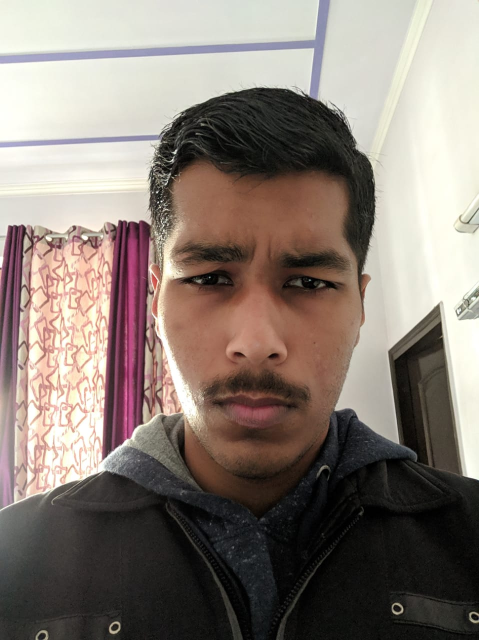
#> input picture angry-pg.jpg, 958 x 1280 px (shown at 1/2 size)
$ python -i extract_faces_and_save.py   (imports and definitions only)   (older library calls are emulated)
#> lines starting #> are read from the running program, lines starting #| are printed output that depends on the picture
#!/usr/bin/env python3
# -*- coding: utf-8 -*-
"""
Created on Sat Dec 22 20:20:12 2018

This file is to be executed to extract only faces from the dataset and save them in a different directory.
The images for a particular class will be stored in a single folder.

@author: myidispg
"""

import os
import cv2
import gc
import matplotlib.pyplot as plt

data_dir_base = '../Emotion-Dataset/cohn-kanade-images/'
emotion_dir = '../Emotion-Dataset/Emotion/'

# Get a list of all the subject directories in the dataset folder.
# [1 line that did not run here, left out]

# All the subfolders in the directories for each subject
sub_folders_dict = {}
# [9 lines not run here, left out]

# A function to take an image and return only the face from it.
casc_directory = 'face-cascades/'
def find_face(image_path):
    # Create the haar cascade
#> called with image_path = 'angry-pg.jpg'
    faceCascade1 = cv2.CascadeClassifier(os.path.join(casc_directory, 'haarcascade_frontalface_alt.xml'))
    faceCascade2 = cv2.CascadeClassifier(os.path.join(casc_directory, 'haarcascade_frontalface_alt2.xml'))
    faceCascade3 = cv2.CascadeClassifier(os.path.join(casc_directory, 'haarcascade_frontalface_alt_tree.xml'))
    faceCascade4 = cv2.CascadeClassifier(os.path.join(casc_directory, 'haarcascade_frontalface_default.xml'))
    # Read the image
    image = cv2.imread(image_path)
#> image is the input picture: shape (1280, 958, 3); mean B, G, R 116.7, 124.5, 136
    gray = cv2.cvtColor(image, cv2.COLOR_BGR2GRAY)
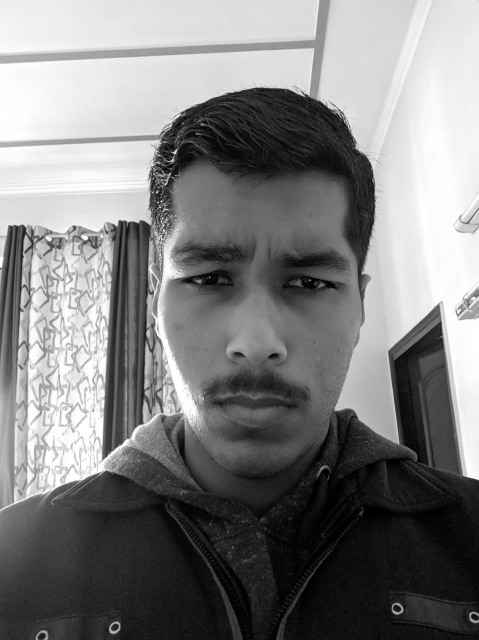
#> gray: shape (1280, 958) (shown at 1/2 size); min 0, max 255, mean 127.1
    # Detect faces in the image using 4 different classifiers
    faces1 = faceCascade1.detectMultiScale(
                gray,
                scaleFactor=1.2,
                minNeighbors=5
                )
#> faces1 = [[241, 352, 550, 550]]
    faces2 = faceCascade2.detectMultiScale(
                gray,
                scaleFactor=1.2,
                minNeighbors=5
                )
#> faces2 = [[244, 358, 546, 546]]
    faces3 = faceCascade3.detectMultiScale(
                gray,
                scaleFactor=1.2 ,
                minNeighbors=5
                )
#> faces3 = ()
    faces4 = faceCascade4.detectMultiScale(
                gray,
                scaleFactor=1.2,
                minNeighbors=5
                )
#> faces4 = [[245, 366, 541, 541]]

    # Go over the detected faces of all the classifiers and select one.
    if len(faces1) == 1:
        faces = faces1
#> faces = [[241, 352, 550, 550]]
    elif len(faces2) == 1:
        faces = faces2
    elif len(faces3) == 1:
        faces = faces3
    elif len(faces4) == 1:
        faces = faces4
    else:
        print('No faces found')

    # Return new image
    for (x, y, w, h) in faces:
        new_image = gray[y:y+h+20, x:x+w+20]
#> this loop made 1 pass
#> pass 1, in find_face, `new_image = gray[y:y+h+20, x:x+w+20]`:
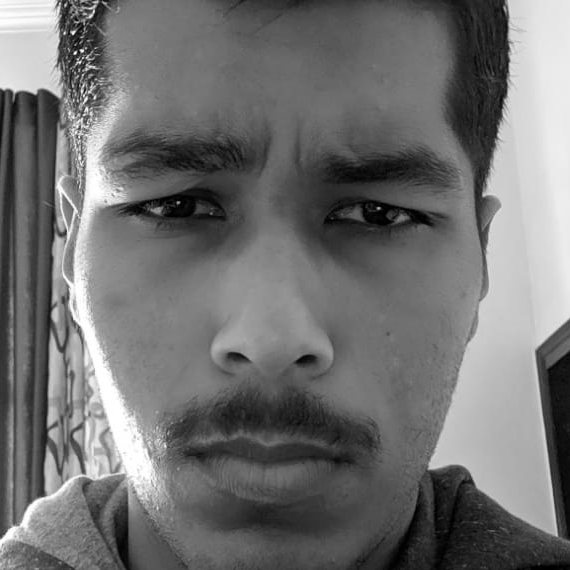
#> new_image: shape (570, 570); min 0, max 255, mean 112.9

    return new_image

# Go over all images, extract faces and save them

face_directory = '../faces-data-new/' # Root directory where the faces will be saved.

# adictionary which will serve as a counter for image names while saving them.
count_dictionary = {
        '1': 0000,
        '2': 0000,
        '3': 0000,
        '4': 0000,
        '5': 0000,
        '6': 0000,
        '7': 0000
        }

# The prefix is supposed to make the file name of format 00000.png
def get_file_prefix(count):
    if count/10 < 1:
        return '0000'
    elif count/100 < 1:
        return '000'
    elif count/1000 < 1:
        return '00'
    elif count/10000 < 1:
        return '0'

# A function to get the emotion category from the Emotions folder
def find_emotion_category(path):
    # This check is made because sometimes, emotion label directory is non existent.
    if os.path.isdir(path):
        file_in_dir = os.listdir(path)
        # This check is made to find if the emotion label is present.
        if len(file_in_dir) == 0:
            return None
        else:
            with open(os.path.join(path, file_in_dir[0]), 'r') as file:
                data = file.read()
                data = data.split('.')[0].strip()
                return data
    return None

# [1 line that did not run here, left out]


# loop over all the images in dataset and save to another folder with its sub folders acting as categories.
# [24 lines not run here, left out]

total = 0

# [7 lines not run here, left out]

# Now to get a count of all the images in all the created directories.
# [1 line that did not run here, left out]
count_images = {
        '1': 0000,
        '2': 0000,
        '3': 0000,
        '4': 0000,
        '5': 0000,
        '6': 0000,
        '7': 0000
        }

# [2 lines not run here, left out]

# Plotting the number of image samples in each folder
plot_x = []
plot_y = []
# [11 lines not run here, left out]

# Load all images, convert to grayscale and resize to 192x192. Also normalize values to be between 0 and 1

# [1 line that did not run here, left out]

all_images = {}

# [11 lines not run here, left out]

>>> result = find_face('angry-pg.jpg')

$ run again, on surprise-pg.jpg
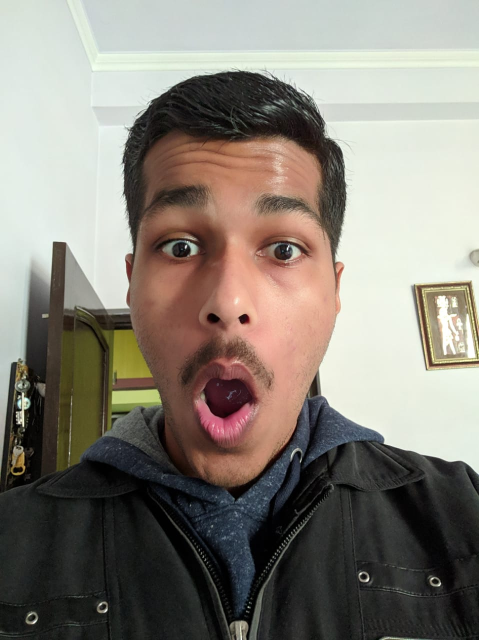
#> input picture surprise-pg.jpg, 958 x 1280 px (shown at 1/2 size)
#> in find_face, image is the input picture: shape (1280, 958, 3); mean B, G, R 120, 129.1, 135
#> in find_face, `gray = cv2.cvtColor(image, cv2.COLOR_BGR2GRAY)`:
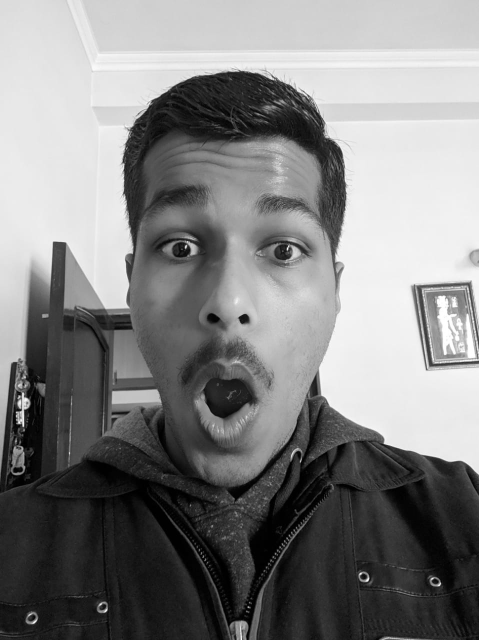
#> gray: shape (1280, 958) (shown at 1/2 size); min 0, max 255, mean 129.8
#> faces1 = [[376, 578, 172, 172], [181, 272, 568, 568]]
#> faces2 = [[367, 571, 188, 188], [203, 283, 553, 553]]
#> faces3 = ()
#> faces4 = [[190, 284, 555, 555]]
#> the loop in find_face, `for (x, y, w, h) in faces:` made 1 pass
#> pass 1, in find_face, `new_image = gray[y:y+h+20, x:x+w+20]`:
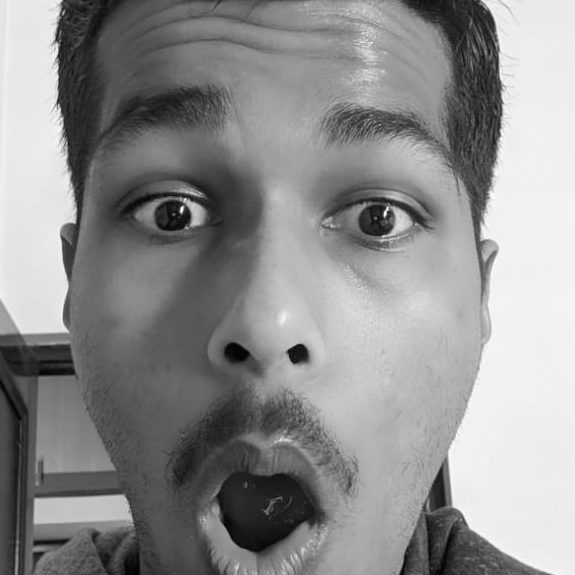
#> new_image: shape (575, 575); min 1, max 255, mean 142.7

$ run again, on test.jpg
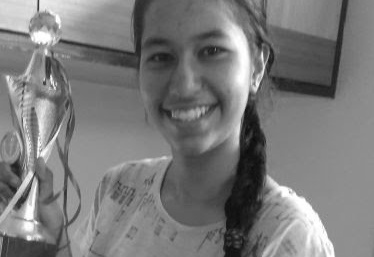
#> input picture test.jpg, 374 x 257 px
#> in find_face, image is the input picture: shape (257, 374, 3); min 10, max 255, mean 122.2
#> faces1 = [[120, 6, 134, 134]]
#> faces2 = [[121, 6, 134, 134]]
#> faces3 = ()
#> faces4 = [[122, 7, 128, 128]]
#> faces = [[120, 6, 134, 134]]
#> the loop in find_face, `for (x, y, w, h) in faces:` made 1 pass
#> pass 1, in find_face, `new_image = gray[y:y+h+20, x:x+w+20]`:
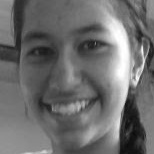
#> new_image: shape (154, 154); min 10, max 255, mean 108.9
